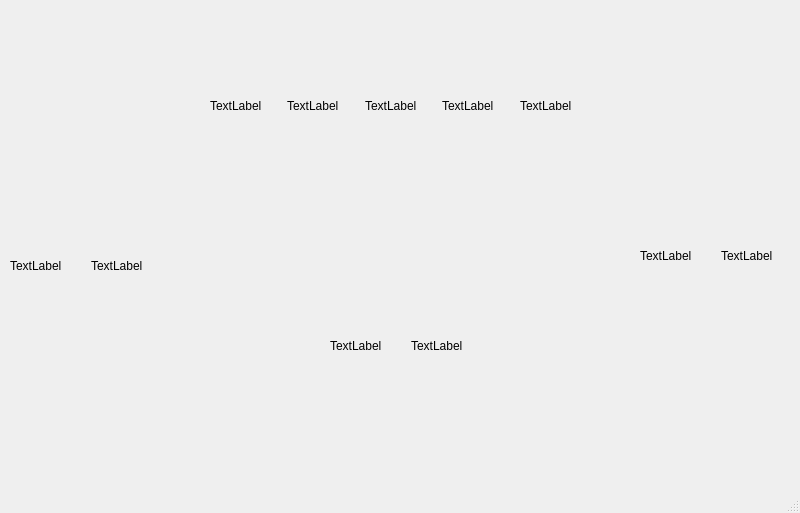
<?xml version="1.0" encoding="UTF-8"?>
<ui version="4.0">
 <class>MainWindow</class>
 <widget class="QMainWindow" name="MainWindow">
  <property name="geometry">
   <rect>
    <x>0</x>
    <y>0</y>
    <width>800</width>
    <height>513</height>
   </rect>
  </property>
  <property name="windowTitle">
   <string>MainWindow</string>
  </property>
  <widget class="QWidget" name="centralwidget">
   <widget class="QWidget" name="horizontalLayoutWidget">
    <property name="geometry">
     <rect>
      <x>330</x>
      <y>240</y>
      <width>141</width>
      <height>211</height>
     </rect>
    </property>
    <layout class="QHBoxLayout" name="horizontalLayout">
     <item>
      <widget class="QLabel" name="label_10">
       <property name="text">
        <string>TextLabel</string>
       </property>
      </widget>
     </item>
     <item alignment="Qt::AlignHCenter">
      <widget class="QLabel" name="label_11">
       <property name="text">
        <string>TextLabel</string>
       </property>
      </widget>
     </item>
    </layout>
   </widget>
   <widget class="QWidget" name="horizontalLayoutWidget_2">
    <property name="geometry">
     <rect>
      <x>210</x>
      <y>10</y>
      <width>381</width>
      <height>191</height>
     </rect>
    </property>
    <layout class="QHBoxLayout" name="horizontalLayout_2">
     <item>
      <widget class="QLabel" name="label_4">
       <property name="text">
        <string>TextLabel</string>
       </property>
      </widget>
     </item>
     <item>
      <widget class="QLabel" name="label">
       <property name="text">
        <string>TextLabel</string>
       </property>
      </widget>
     </item>
     <item>
      <widget class="QLabel" name="label_3">
       <property name="text">
        <string>TextLabel</string>
       </property>
      </widget>
     </item>
     <item>
      <widget class="QLabel" name="label_2">
       <property name="text">
        <string>TextLabel</string>
       </property>
      </widget>
     </item>
     <item>
      <widget class="QLabel" name="label_5">
       <property name="text">
        <string>TextLabel</string>
       </property>
      </widget>
     </item>
    </layout>
   </widget>
   <widget class="QWidget" name="horizontalLayoutWidget_3">
    <property name="geometry">
     <rect>
      <x>640</x>
      <y>150</y>
      <width>141</width>
      <height>211</height>
     </rect>
    </property>
    <layout class="QHBoxLayout" name="horizontalLayout_3">
     <item>
      <widget class="QLabel" name="label_12">
       <property name="text">
        <string>TextLabel</string>
       </property>
      </widget>
     </item>
     <item alignment="Qt::AlignHCenter">
      <widget class="QLabel" name="label_13">
       <property name="text">
        <string>TextLabel</string>
       </property>
      </widget>
     </item>
    </layout>
   </widget>
   <widget class="QWidget" name="horizontalLayoutWidget_4">
    <property name="geometry">
     <rect>
      <x>10</x>
      <y>160</y>
      <width>141</width>
      <height>211</height>
     </rect>
    </property>
    <layout class="QHBoxLayout" name="horizontalLayout_4">
     <item>
      <widget class="QLabel" name="label_14">
       <property name="text">
        <string>TextLabel</string>
       </property>
      </widget>
     </item>
     <item alignment="Qt::AlignHCenter">
      <widget class="QLabel" name="label_15">
       <property name="text">
        <string>TextLabel</string>
       </property>
      </widget>
     </item>
    </layout>
   </widget>
   <zorder>horizontalLayoutWidget</zorder>
   <zorder>label_11</zorder>
   <zorder>horizontalLayoutWidget_2</zorder>
   <zorder>horizontalLayoutWidget_3</zorder>
   <zorder>horizontalLayoutWidget_4</zorder>
  </widget>
  <widget class="QMenuBar" name="menubar">
   <property name="geometry">
    <rect>
     <x>0</x>
     <y>0</y>
     <width>800</width>
     <height>27</height>
    </rect>
   </property>
  </widget>
  <widget class="QStatusBar" name="statusbar"/>
 </widget>
 <resources/>
 <connections/>
</ui>
